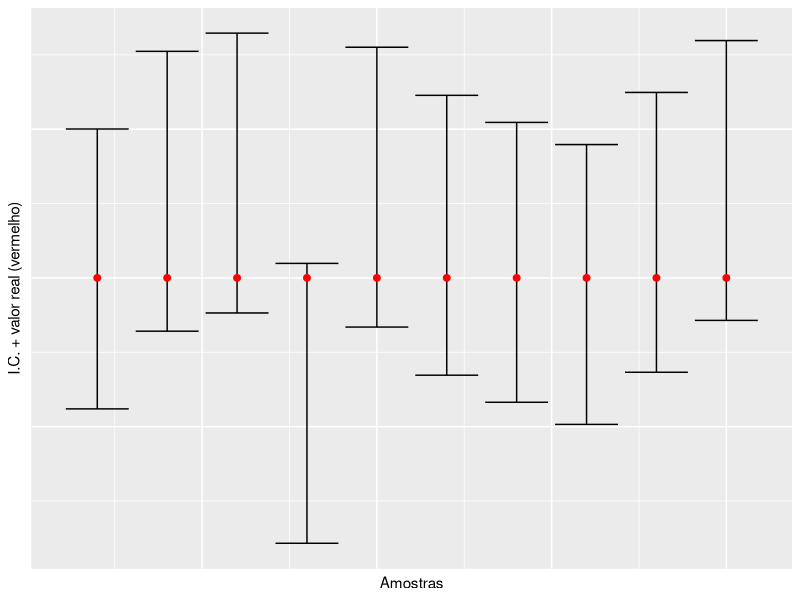
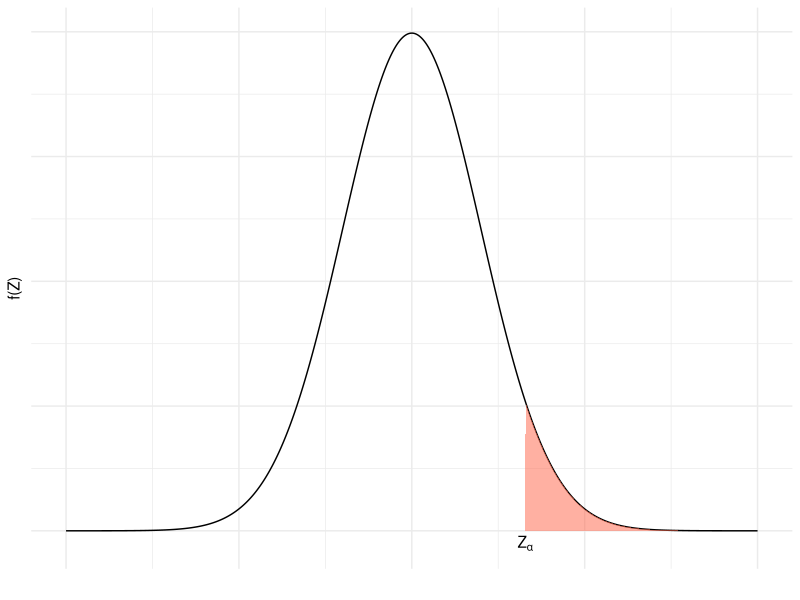
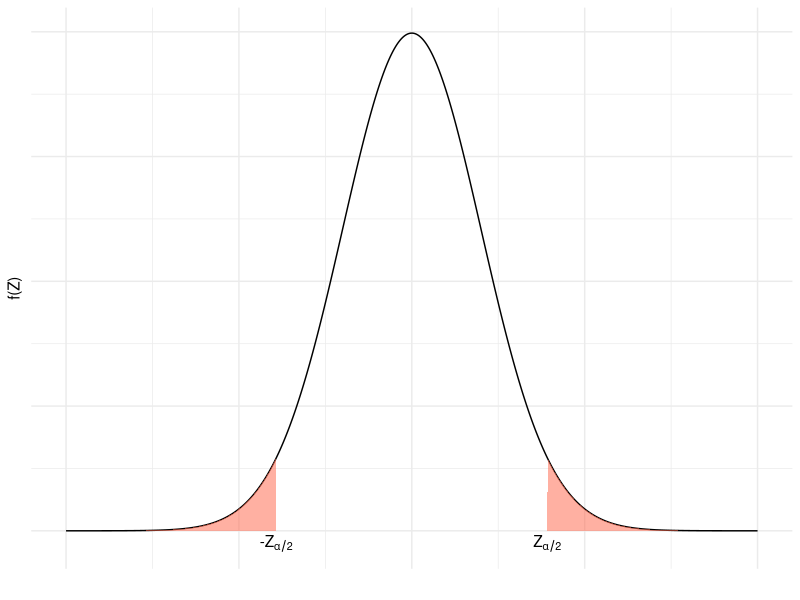
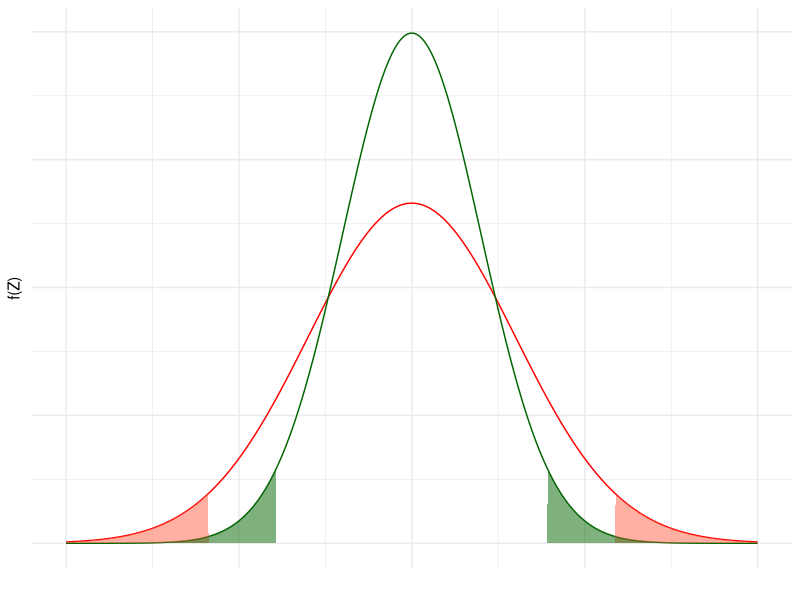
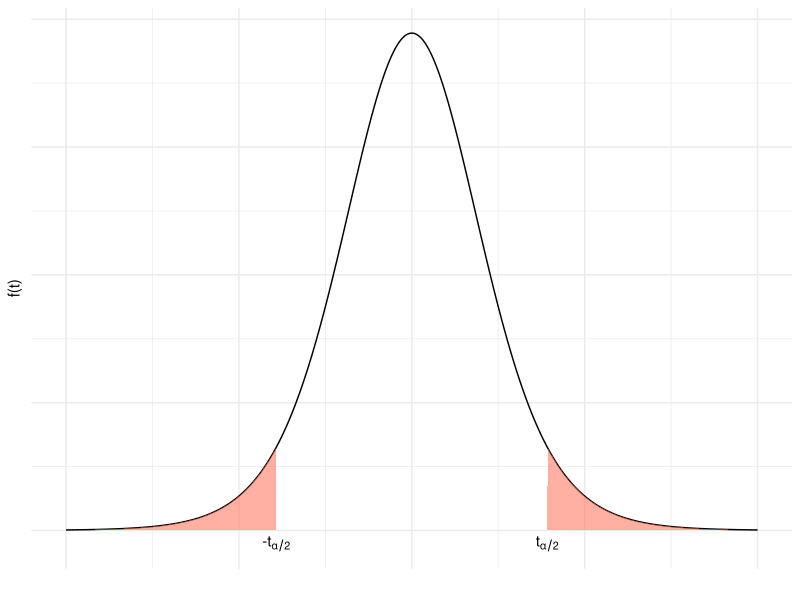
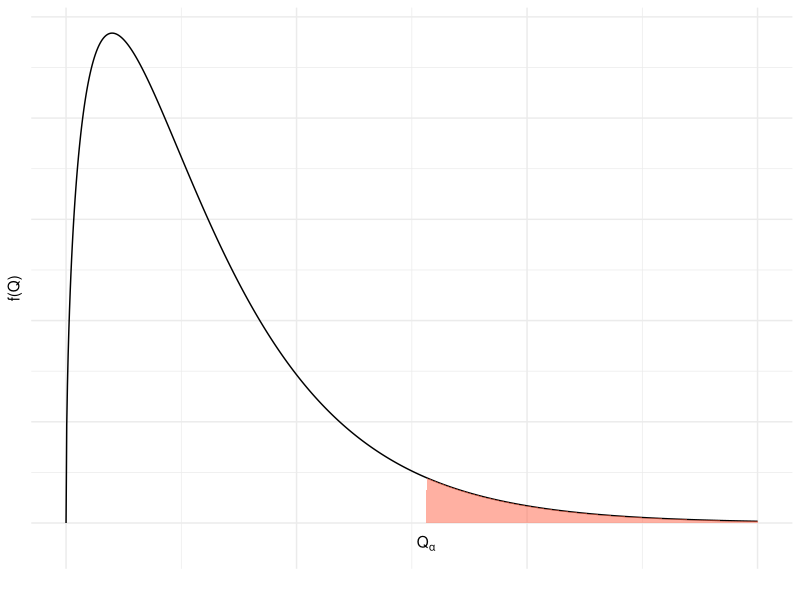
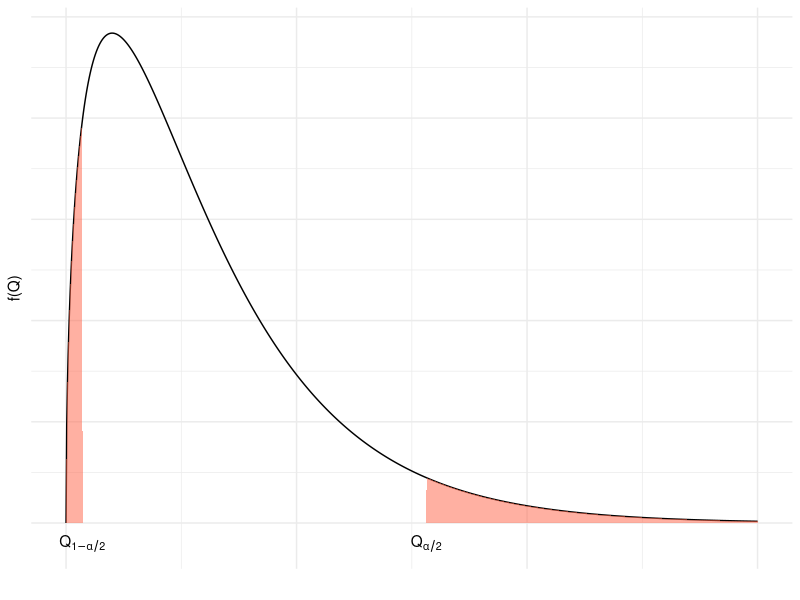

Recreate these plots in R, in order.
## ---- chunk 1
library(ggplot2)
n = 100
mu = 10
sigma = 12
LI = LF = NULL
for(i in 1:10){
  amostra = rnorm(n, mean = mu, sd = sigma)
  x_bar = mean(amostra)
  LI[i] = x_bar - abs(qnorm(0.025))*sigma/sqrt(n)
  LF[i] = x_bar + abs(qnorm(0.025))*sigma/sqrt(n)
}

aux = data.frame(x = 1:i, LI, LF, real = mu)
ggplot() +
  geom_errorbar(data = aux, aes(x = x, ymin = LI, ymax = LF)) +
  geom_point(data = aux, aes(x = x, y = real), colour = "red", size = 2) +
  xlab("Amostras") + ylab("I.C. + valor real (vermelho)") +
  theme(axis.text.x=element_blank(), axis.ticks.x=element_blank()) +
  theme(axis.text.y=element_blank(), axis.ticks.y=element_blank())
## ---- chunk 2
df = data.frame(x = seq(-5,5,length = 1000), y = dnorm(seq(-5,5,length = 1000)))
percentil = 0.05
upper_bound1 = qnorm(percentil, lower.tail = F)

ggplot(data = df, aes(x = x, y = y)) +
  geom_line() + theme_minimal() +
  geom_area(mapping = aes(y = ifelse(x > upper_bound1 , y, 0)), fill = "tomato", alpha = 0.5) +
  annotate('text', x = upper_bound1, y = -0.01, label = expression("Z" [alpha]), parse = TRUE) +
  xlab("") + ylab("f(Z)") +
  theme(axis.text.x = element_blank(),
        axis.text.y = element_blank())
## ---- chunk 3
df = data.frame(x = seq(-5,5,length = 1000), y = dnorm(seq(-5,5,length = 1000)))
percentil = 0.05
upper_bound1 = qnorm(percentil/2, lower.tail = F)
upper_bound2 = qnorm(percentil/2, lower.tail = T)

ggplot(data = df, aes(x = x, y = y)) +
  geom_line() + theme_minimal() +
  geom_area(mapping = aes(y = ifelse(x > upper_bound1 , y, 0)), fill = "tomato", alpha = 0.5) +
  annotate('text', x = upper_bound1, y = -0.01, label = expression("Z" [alpha / 2]), parse = TRUE) +
  geom_area(mapping = aes(y = ifelse(x < upper_bound2 , y, 0)), fill = "tomato", alpha = 0.5) +
  annotate('text', x = upper_bound2, y = -0.01, label = expression("-Z" [alpha / 2]), parse = TRUE) +
  xlab("") + ylab("f(Z)") +
  theme(axis.text.x = element_blank(),
        axis.text.y = element_blank())
## ---- chunk 4
library(ggplot2)
df = data.frame(x = seq(-10,10,length = 1000), y1 = dnorm(seq(-10,10,length = 1000),sd=3), y2 = dnorm(seq(-10,10,length = 1000),sd=2))
percentil = 0.05
upper_bound11 = qnorm(percentil/2,sd=3, lower.tail = F)
upper_bound12 = qnorm(percentil/2,sd=3, lower.tail = T)
upper_bound21 = qnorm(percentil/2,sd=2, lower.tail = F)
upper_bound22 = qnorm(percentil/2,sd=2, lower.tail = T)

ggplot(data = df) +
  geom_line(aes(x = x, y = y1), color = "red") + 
  geom_line(aes(x = x, y = y2), color = "darkgreen") + 
  theme_minimal() +
  geom_area(mapping = aes(x = x, y = ifelse(x > upper_bound11 , y1, 0)), fill = "tomato", alpha = 0.5) +
  geom_area(mapping = aes(x = x, y = ifelse(x < upper_bound12 , y1, 0)), fill = "tomato", alpha = 0.5) +
  geom_area(mapping = aes(x = x, y = ifelse(x > upper_bound21 , y2, 0)), fill = "darkgreen", alpha = 0.5) +
  geom_area(mapping = aes(x = x, y = ifelse(x < upper_bound22 , y2, 0)), fill = "darkgreen", alpha = 0.5) +
  xlab("") + ylab("f(Z)") +
  theme(axis.text.x = element_blank(),
        axis.text.y = element_blank())
## ---- chunk 5
library(ggplot2)
df = data.frame(x = seq(-5,5,length = 1000), y = dt(seq(-5,5,length = 1000),df=10))
percentil = 0.05
upper_bound1 = qnorm(percentil/2, lower.tail = F)
upper_bound2 = qnorm(percentil/2, lower.tail = T)

ggplot(data = df, aes(x = x, y = y)) +
  geom_line() + theme_minimal() +
  geom_area(mapping = aes(y = ifelse(x > upper_bound1 , y, 0)), fill = "tomato", alpha = 0.5) +
  annotate('text', x = upper_bound1, y = -0.01, label = expression("t" [alpha / 2]), parse = TRUE) +
  geom_area(mapping = aes(y = ifelse(x < upper_bound2 , y, 0)), fill = "tomato", alpha = 0.5) +
  annotate('text', x = upper_bound2, y = -0.01, label = expression("-t" [alpha / 2]), parse = TRUE) +
  xlab("") + ylab("f(t)") +
  theme(axis.text.x = element_blank(),
        axis.text.y = element_blank())
## ---- chunk 6
library(ggplot2)
df = data.frame(x = seq(0,15,length = 1000), y = dchisq(seq(0,15,length = 1000),df=3))
percentil = 0.05
upper_bound1 = qchisq(percentil,df=3, lower.tail = F)

ggplot(data = df, aes(x = x, y = y)) +
  geom_line() + theme_minimal() +
  geom_area(mapping = aes(y = ifelse(x > upper_bound1 , y, 0)), fill = "tomato", alpha = 0.5) +
  annotate('text', x = upper_bound1, y = -0.01, label = expression("Q" [alpha]), parse = TRUE) +
  xlab("") + ylab("f(Q)") +
  theme(axis.text.x = element_blank(),
        axis.text.y = element_blank())
## ---- chunk 7
df = data.frame(x = seq(0,15,length = 1000), y = dchisq(seq(0,15,length = 1000),df=3))
percentil = 0.1
upper_bound1 = qchisq(percentil/2,df=3, lower.tail = F)
upper_bound2 = qchisq(percentil/2,df=3, lower.tail = T)

ggplot(data = df, aes(x = x, y = y)) +
  geom_line() + theme_minimal() +
  geom_area(mapping = aes(y = ifelse(x > upper_bound1 , y, 0)), fill = "tomato", alpha = 0.5) +
  annotate('text', x = upper_bound1, y = -0.01, label = expression("Q" [alpha / 2]), parse = TRUE) +
  geom_area(mapping = aes(y = ifelse(x < upper_bound2 , y, 0)), fill = "tomato", alpha = 0.5) +
  annotate('text', x = upper_bound2, y = -0.01, label = expression("Q" [1-alpha / 2]), parse = TRUE) +
  xlab("") + ylab("f(Q)") +
  theme(axis.text.x = element_blank(),
        axis.text.y = element_blank())
